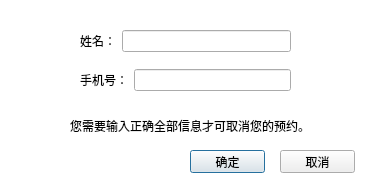
<?xml version="1.0" encoding="UTF-8"?>
<ui version="4.0">
 <class>cancelreservedialog</class>
 <widget class="QDialog" name="cancelreservedialog">
  <property name="geometry">
   <rect>
    <x>0</x>
    <y>0</y>
    <width>386</width>
    <height>191</height>
   </rect>
  </property>
  <property name="minimumSize">
   <size>
    <width>386</width>
    <height>191</height>
   </size>
  </property>
  <property name="maximumSize">
   <size>
    <width>386</width>
    <height>191</height>
   </size>
  </property>
  <property name="windowTitle">
   <string>取消预约</string>
  </property>
  <property name="windowIcon">
   <iconset resource="icons.qrc">
    <normaloff>:/icons/icons/bookout.png</normaloff>:/icons/icons/bookout.png</iconset>
  </property>
  <widget class="QLabel" name="labelTip">
   <property name="geometry">
    <rect>
     <x>70</x>
     <y>110</y>
     <width>241</width>
     <height>31</height>
    </rect>
   </property>
   <property name="text">
    <string>您需要输入正确全部信息才可取消您的预约。</string>
   </property>
  </widget>
  <widget class="QPushButton" name="okButton">
   <property name="geometry">
    <rect>
     <x>190</x>
     <y>150</y>
     <width>75</width>
     <height>23</height>
    </rect>
   </property>
   <property name="text">
    <string>确定</string>
   </property>
  </widget>
  <widget class="QPushButton" name="cancelButton">
   <property name="geometry">
    <rect>
     <x>280</x>
     <y>150</y>
     <width>75</width>
     <height>23</height>
    </rect>
   </property>
   <property name="text">
    <string>取消</string>
   </property>
  </widget>
  <widget class="QWidget" name="layoutWidget">
   <property name="geometry">
    <rect>
     <x>80</x>
     <y>30</y>
     <width>211</width>
     <height>61</height>
    </rect>
   </property>
   <layout class="QVBoxLayout" name="verticalLayout">
    <item>
     <layout class="QHBoxLayout" name="horizontalLayout">
      <item>
       <widget class="QLabel" name="labelName">
        <property name="text">
         <string>姓名：</string>
        </property>
       </widget>
      </item>
      <item>
       <widget class="QLineEdit" name="lineEditName"/>
      </item>
     </layout>
    </item>
    <item>
     <spacer name="verticalSpacer">
      <property name="orientation">
       <enum>Qt::Vertical</enum>
      </property>
      <property name="sizeHint" stdset="0">
       <size>
        <width>20</width>
        <height>10</height>
       </size>
      </property>
     </spacer>
    </item>
    <item>
     <layout class="QHBoxLayout" name="horizontalLayout_2">
      <item>
       <widget class="QLabel" name="labelName_2">
        <property name="text">
         <string>手机号：</string>
        </property>
       </widget>
      </item>
      <item>
       <widget class="QLineEdit" name="lineEditPhoneNum"/>
      </item>
     </layout>
    </item>
   </layout>
  </widget>
  <widget class="QLabel" name="label">
   <property name="geometry">
    <rect>
     <x>0</x>
     <y>0</y>
     <width>391</width>
     <height>191</height>
    </rect>
   </property>
   <property name="styleSheet">
    <string notr="true">background-color: rgb(255, 255, 255);</string>
   </property>
   <property name="text">
    <string/>
   </property>
  </widget>
  <zorder>label</zorder>
  <zorder>labelTip</zorder>
  <zorder>okButton</zorder>
  <zorder>cancelButton</zorder>
  <zorder>layoutWidget</zorder>
 </widget>
 <resources>
  <include location="icons.qrc"/>
 </resources>
 <connections/>
</ui>
